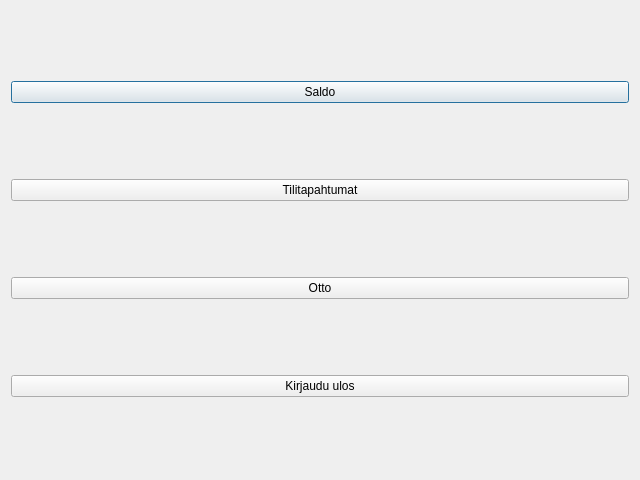
<?xml version="1.0" encoding="UTF-8"?>
<ui version="4.0">
 <class>MainMenu</class>
 <widget class="QDialog" name="MainMenu">
  <property name="geometry">
   <rect>
    <x>0</x>
    <y>0</y>
    <width>640</width>
    <height>480</height>
   </rect>
  </property>
  <property name="windowTitle">
   <string>BankSimul</string>
  </property>
  <layout class="QVBoxLayout" name="verticalLayout">
   <item>
    <widget class="QPushButton" name="BalanceButton">
     <property name="text">
      <string>Saldo</string>
     </property>
    </widget>
   </item>
   <item>
    <widget class="QPushButton" name="TransactionsButton">
     <property name="text">
      <string>Tilitapahtumat</string>
     </property>
    </widget>
   </item>
   <item>
    <widget class="QPushButton" name="WithdrawButton">
     <property name="text">
      <string>Otto</string>
     </property>
    </widget>
   </item>
   <item>
    <widget class="QPushButton" name="LogOutButton">
     <property name="text">
      <string>Kirjaudu ulos</string>
     </property>
    </widget>
   </item>
  </layout>
 </widget>
 <tabstops>
  <tabstop>WithdrawButton</tabstop>
  <tabstop>TransactionsButton</tabstop>
  <tabstop>BalanceButton</tabstop>
  <tabstop>LogOutButton</tabstop>
 </tabstops>
 <resources/>
 <connections/>
</ui>
